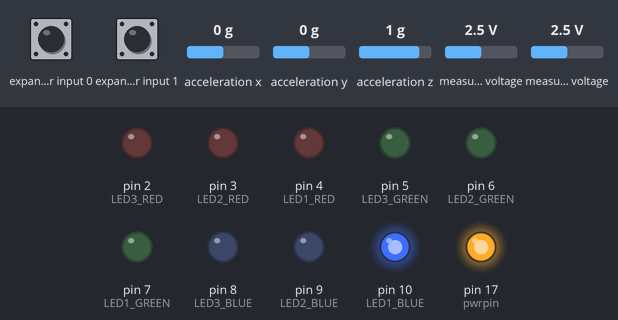
A sketch run on a simulated Arduino Uno, built with avr-gcc and run on an emulated ATmega328P. Shown: output pins drawn as LEDs (lit = HIGH). Wiring (inferred from the names in the program): Wii Nunchuk at I2C address 0x52. Inputs (shaded band) come from the test bench; at power-on: expander input 1 HIGH, expander input 0 HIGH, acceleration x 0 g, acceleration y 0 g, acceleration z 1 g, measured voltage 2.5 V. What the sketch prints to the serial monitor is not drawn.

Above: at 1.3 s.
1.4 s: expander input 1 pulled LOW for 0.15 s
At 2.4 s:
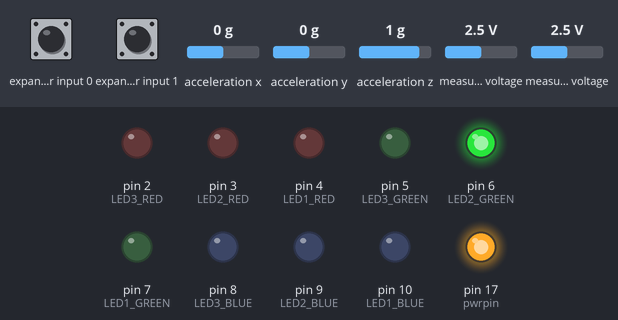
3.0 s: expander input 1 pulled LOW for 1 s
At 3.7 s:
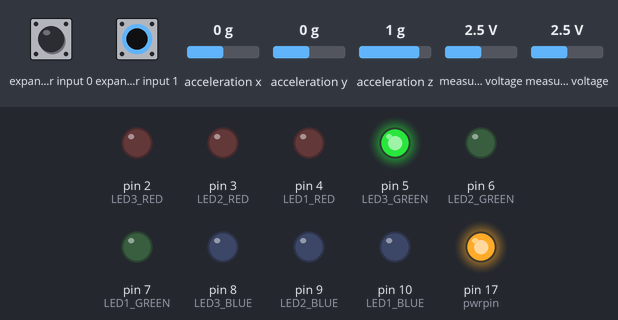
Timing chart, 0 to 6.0 s (numbered marks = the images above; inputs shaded):
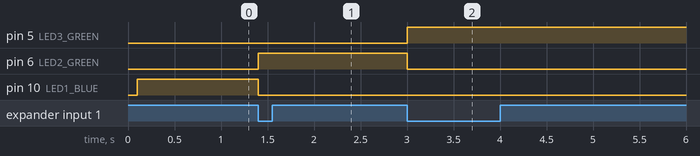

The sketch:

joystick_serial.ino
```cpp
/*

  By: Daniyal Ansari

  About:

  This code is for controling the DSTR robot using the Wii Nunhchuk joystick, buttons, and accelerometers.

  Wires:

    White ----- GND
    Red ------- 5V
    Green ----- A4
    Yellow ---- A5

  MATH:

  Raw Values:

    int joy_x_axis = nunchuck_buf[0];
    int joy_y_axis = nunchuck_buf[1];

  Without 255 Inversion:

    int joy_x_axis = abs(2.55 * (nunchuck_buf[0]) - 331.5);
    int joy_y_axis = abs(2.55 * (nunchuck_buf[1]) - 331.5);

  With 255 Inversion:

    int joy_x_axis = 255 - (abs(2.55 * (nunchuck_buf[0]) - 331.5));
    int joy_y_axis = 255 - (abs(2.55 * (nunchuck_buf[1]) - 331.5));

*/

#include <Wire.h>
#include <math.h>

#define LED3_RED 2
#define LED2_RED 3
#define LED1_RED 4

#define LED3_GREEN 5
#define LED2_GREEN 6
#define LED1_GREEN 7

#define LED3_BLUE 8
#define LED2_BLUE 9
#define LED1_BLUE 10

static uint8_t nunchuck_buf[6];   // array to store nunchuck data,
static uint8_t nunchuck_data[4];

float a = 0;
float throttle = 0;

float angle = 0;

int allowSerialWrite = 0;
int armMode = 0; // 0 = Off, 1 = On
int yServoSelect = 2; // 2-5, Corresponds to servo channels on BeagleBone Blue.

int grabberState = 0; // 0 = Open, 1 = Close, Is grabber open or closed?

int side_button = 2; // SIDE BUTTON ANALOG PIN

int c_buttonState = 1;
int c_buttonStatePrevious = 1;
int c_buttonPushCounter = 1;

int z_buttonState = 1;
int z_buttonStatePrevious = 1;
int z_buttonPushCounter = 1;

void setup() {
  Serial.begin(38400);

  pinMode(LED3_RED, OUTPUT);
  pinMode(LED2_RED, OUTPUT);
  pinMode(LED1_RED, OUTPUT);

  pinMode(LED3_GREEN, OUTPUT);
  pinMode(LED2_GREEN, OUTPUT);
  pinMode(LED1_GREEN, OUTPUT);

  pinMode(LED3_BLUE, OUTPUT);
  pinMode(LED2_BLUE, OUTPUT);
  pinMode(LED1_BLUE, OUTPUT);

  nunchuck_setpowerpins(); // use analog pins 2&3 as fake gnd & pwr
  nunchuck_init(); // send the initilization handshake
}

void loop() {

//  digitalWrite(LED, HIGH);
  nunchuck_get_data();

  nunchuck_print_data();
}

static void nunchuck_setpowerpins() {
#define pwrpin PORTC3
#define gndpin PORTC2
  DDRC |= _BV(pwrpin) | _BV(gndpin);
  PORTC &= ~ _BV(gndpin);
  PORTC |=  _BV(pwrpin);
  delay(100);  // wait for things to stabilize
}

// initialize the I2C system, join the I2C bus,
// and tell the nunchuck we're talking to it
void nunchuck_init() {
  Wire.begin();                      // join i2c bus as master
  Wire.beginTransmission(0x52);     // transmit to device 0x52
  Wire.write(0x40);            // sends memory address
  Wire.write(0x00);            // sends sent a zero.
  Wire.endTransmission();     // stop transmitting
}

// Send a request for data to the nunchuck
// was "send_zero()"
void nunchuck_send_request() {
  Wire.beginTransmission(0x52);     // transmit to device 0x52
  Wire.write(0x00);            // sends one byte
  Wire.endTransmission();     // stop transmitting
}

// Receive data back from the nunchuck,
int nunchuck_get_data()
{
    int cnt=0;
    Wire.requestFrom (0x52, 6);     // request data from nunchuck
    while (Wire.available ()) {
      // receive byte as an integer
      nunchuck_buf[cnt] = nunchuk_decode_byte(Wire.read());
      cnt++;
    }
    nunchuck_send_request();  // send request for next data payload
    // If we recieved the 6 bytes, then go print them
    if (cnt >= 5) {
     return 1;   // success
    }
    return 0; //failure
}

// Print the input data we have recieved
// accel data is 10 bits long
// so we read 8 bits, then we have to add
// on the last 2 bits.  That is why I
// multiply them by 2 * 2

void nunchuck_print_data() {

  int accel_x_axis = nunchuck_buf[2]; // * 2 * 2;
  int accel_y_axis = nunchuck_buf[3]; // * 2 * 2;
  int accel_z_axis = nunchuck_buf[4]; // * 2 * 2;

  int z_button = 1;
  int c_button = 1;

  // byte nunchuck_buf[5] contains bits for z and c buttons
  // it also contains the least significant bits for the accelerometer data
  // so we have to check each bit of byte outbuf[5]

  if ((nunchuck_buf[5] >> 0) & 1)
    z_button = 0;
  if ((nunchuck_buf[5] >> 1) & 1)
    c_button = 0;

    c_buttonState = c_button;
    if (c_buttonState != c_buttonStatePrevious)
    {
      if (c_buttonState == 1){
        c_buttonPushCounter++;
      }
      c_buttonStatePrevious = c_buttonState;
    }

    if (c_buttonPushCounter % 3 == 0){

    }

    z_buttonState = z_button;
    if (z_buttonState != z_buttonStatePrevious)
    {
      if (z_buttonState == 1){
        z_buttonPushCounter++;
      }
      z_buttonStatePrevious = z_buttonState;
    }

    if (z_buttonPushCounter % 3 == 0){

    }

  if (c_buttonPushCounter > 3){
    c_buttonPushCounter = 1;
    }

  if (z_buttonPushCounter > 2){
    z_buttonPushCounter = 1;
    }

  if ((nunchuck_buf[5] >> 2) & 1)
    accel_x_axis += 2;
  if ((nunchuck_buf[5] >> 3) & 1)
    accel_x_axis += 1;

  if ((nunchuck_buf[5] >> 4) & 1)
    accel_y_axis += 2;
  if ((nunchuck_buf[5] >> 5) & 1)
    accel_y_axis += 1;

  if ((nunchuck_buf[5] >> 6) & 1)
    accel_z_axis += 2;
  if ((nunchuck_buf[5] >> 7) & 1)
    accel_z_axis += 1;

  //For finding Angle

  float joy_x_angle = abs(2.55 * (nunchuck_buf[0]) - 331.5);
  float joy_y_angle = abs(2.55 * (nunchuck_buf[1]) - 331.5);

  int angle = abs((atan(joy_y_angle / joy_x_angle) * 4068) / 71);

  if ( ( joy_x_angle < 6 && joy_x_angle > -6 ) && ( joy_y_angle < 6 && joy_y_angle > -6 ) ) {
    int angle = 254;
  }

  if (angle < 45){
    angle = 5.6666666666667 * (angle);
    if (angle <= 11){
      angle = 0;
    }
    else{
    }
  }

  else if (angle >= 45){
    angle = -5.6666666666667 * (angle) + 510;
    if (angle <= 11){
      angle = 0;
    }
    else{
    }
  }

  // For finding Direction

  int joy_x_axis_direction = 2.55 * (nunchuck_buf[0]) - 331.5;
  int joy_y_axis_direction = 2.55 * (nunchuck_buf[1]) - 331.5;

//  int joy_x_axis_direction = nunchuck_buf[0];
//  int joy_y_axis_direction = nunchuck_buf[1];

//  int joy_x_axis_throttle = 255 - (abs(0.9844559585 * (nunchuck_buf[0]) - 3.419689119));
//  int joy_y_axis_throttle = 255 - (abs(0.9844559585 * (nunchuck_buf[1]) - 3.419689119));

  int joy_x_axis_throttle = 255 - abs(map(nunchuck_buf[0], 27, 220, -255, 255)); //map(value, fromLow, fromHigh, toLow, toHigh)
  int joy_y_axis_throttle = 255 - abs(map(nunchuck_buf[1], 30, 220, -255, 255));     //map(value, fromLow, fromHigh, toLow, toHigh)

  if(joy_x_axis_throttle > 230){

    joy_x_axis_throttle = 254;

    }

    else{

      joy_x_axis_throttle = abs(joy_x_axis_throttle);

    }

    if(joy_y_axis_throttle > 240){

    joy_y_axis_throttle = 254;

    }

    else{

      joy_y_axis_throttle = abs(joy_y_axis_throttle);

    }

//  int joy_x_axis_throttle = nunchuck_buf[0];
//  int joy_y_axis_throttle = nunchuck_buf[1];

//  Serial.write(joy_x_axis_throttle);
//  Serial.write(",");
//  Serial.writeln(joy_y_axis_throttle);

  int throttle = 255 - ( sqrt( sq ( 255 - joy_x_axis_throttle ) + sq ( 255 - joy_y_axis_throttle ) ) );

//Serial.print(joy_x_axis_direction);
//Serial.print(",");
//Serial.println(joy_y_axis_direction);

if (c_buttonPushCounter == 1){

   digitalWrite(LED1_BLUE,HIGH);
   digitalWrite(LED2_GREEN,LOW);
   digitalWrite(LED3_GREEN,LOW);

  }

else if (c_buttonPushCounter == 2){

   digitalWrite(LED1_BLUE,LOW);
   digitalWrite(LED2_GREEN,HIGH);
   digitalWrite(LED3_GREEN,LOW);

  }

else if (c_buttonPushCounter == 3){

   digitalWrite(LED1_BLUE,LOW);
   digitalWrite(LED2_GREEN,LOW);
   digitalWrite(LED3_GREEN,HIGH);

  }

if (allowSerialWrite >= 50){ //Limits the number of packets sent over serial

//  if ( ( joy_x_axis_direction > -25 && joy_x_axis_direction < 5 ) && ( joy_y_axis_direction > -20 && joy_y_axis_direction < -2 ) ) {

   if ( (  nunchuck_buf[0] > 117 && nunchuck_buf[0] < 138 ) && ( nunchuck_buf[1] > 118 && nunchuck_buf[0] < 133 ) ) {


//    Serial.print(187);Serial.print(",");
//    Serial.print(254);Serial.print(",");
//    Serial.print(187);Serial.print(",");
//    Serial.println(254);

    Serial.write(187);
    Serial.write(254);
    Serial.write(187);
    Serial.write(254);

    Serial.write(accel_x_axis);
    Serial.write(accel_y_axis);
    Serial.write(accel_z_axis);

    Serial.write(c_buttonPushCounter);
    Serial.write(z_buttonPushCounter);

    Serial.write(grabberState);
    Serial.write(armMode);
    Serial.write(yServoSelect);

  }

  else if (joy_y_axis_direction > abs(joy_x_axis_direction)) {

    if (joy_x_axis_direction < 0) {

      Serial.write(170);
      Serial.write(throttle);
      Serial.write(170);
      Serial.write(angle);

      Serial.write(accel_x_axis);
      Serial.write(accel_y_axis);
      Serial.write(accel_z_axis);

      Serial.write(c_buttonPushCounter);
      Serial.write(z_buttonPushCounter);

      Serial.write(grabberState);
      Serial.write(armMode);
      Serial.write(yServoSelect);

    }

    else if (joy_x_axis_direction > 0) {

      Serial.write(170);
      Serial.write(angle);
      Serial.write(170);
      Serial.write(throttle);

      Serial.write(accel_x_axis);
      Serial.write(accel_y_axis);
      Serial.write(accel_z_axis);

      Serial.write(c_buttonPushCounter);
      Serial.write(z_buttonPushCounter);

      Serial.write(grabberState);
      Serial.write(armMode);
      Serial.write(yServoSelect);

    }

  }

  else if (joy_y_axis_direction < (-1) * abs(joy_x_axis_direction)) {

    if (joy_x_axis_direction < 0) {

      Serial.write(187);
      Serial.write(throttle);
      Serial.write(187);
      Serial.write(angle);

      Serial.write(accel_x_axis);
      Serial.write(accel_y_axis);
      Serial.write(accel_z_axis);

      Serial.write(c_buttonPushCounter);
      Serial.write(z_buttonPushCounter);

      Serial.write(grabberState);
      Serial.write(armMode);
      Serial.write(yServoSelect);

    }

    else if (joy_x_axis_direction > 0) {

      Serial.write(187);
      Serial.write(angle);
      Serial.write(187);
      Serial.write(throttle);

      Serial.write(accel_x_axis);
      Serial.write(accel_y_axis);
      Serial.write(accel_z_axis);

      Serial.write(c_buttonPushCounter);
      Serial.write(z_buttonPushCounter);

      Serial.write(grabberState);
      Serial.write(armMode);
      Serial.write(yServoSelect);

    }

  }

  else if (joy_x_axis_direction > 0) {

    Serial.write(170);
    Serial.write(throttle);
    Serial.write(187);
    Serial.write(angle);

    Serial.write(accel_x_axis);
    Serial.write(accel_y_axis);
    Serial.write(accel_z_axis);

    Serial.write(c_buttonPushCounter);
    Serial.write(z_buttonPushCounter);

    Serial.write(grabberState);
    Serial.write(armMode);
    Serial.write(yServoSelect);

  }

  else if (joy_x_axis_direction < 0) {

    Serial.write(187);
    Serial.write(angle);
    Serial.write(170);
    Serial.write(throttle);

    Serial.write(accel_x_axis);
    Serial.write(accel_y_axis);
    Serial.write(accel_z_axis);

    Serial.write(c_buttonPushCounter);
    Serial.write(z_buttonPushCounter);

    Serial.write(grabberState);
    Serial.write(armMode);
    Serial.write(yServoSelect);

  }

  allowSerialWrite = 0;

}

allowSerialWrite++;

}

// Encode data to format that most wiimote drivers except
// only needed if you use one of the regular wiimote drivers
char nunchuk_decode_byte (char x) {
  x = (x ^ 0x17) + 0x17;
  return x;
}
```

Measured:
- after the input at 1.4 s, pin 6 (LED2_GREEN): LOW → HIGH at once; pin 10 (LED1_BLUE): HIGH → LOW at once
- after the input at 3.0 s, pin 5 (LED3_GREEN): LOW → HIGH at once; pin 6 (LED2_GREEN): HIGH → LOW at once
